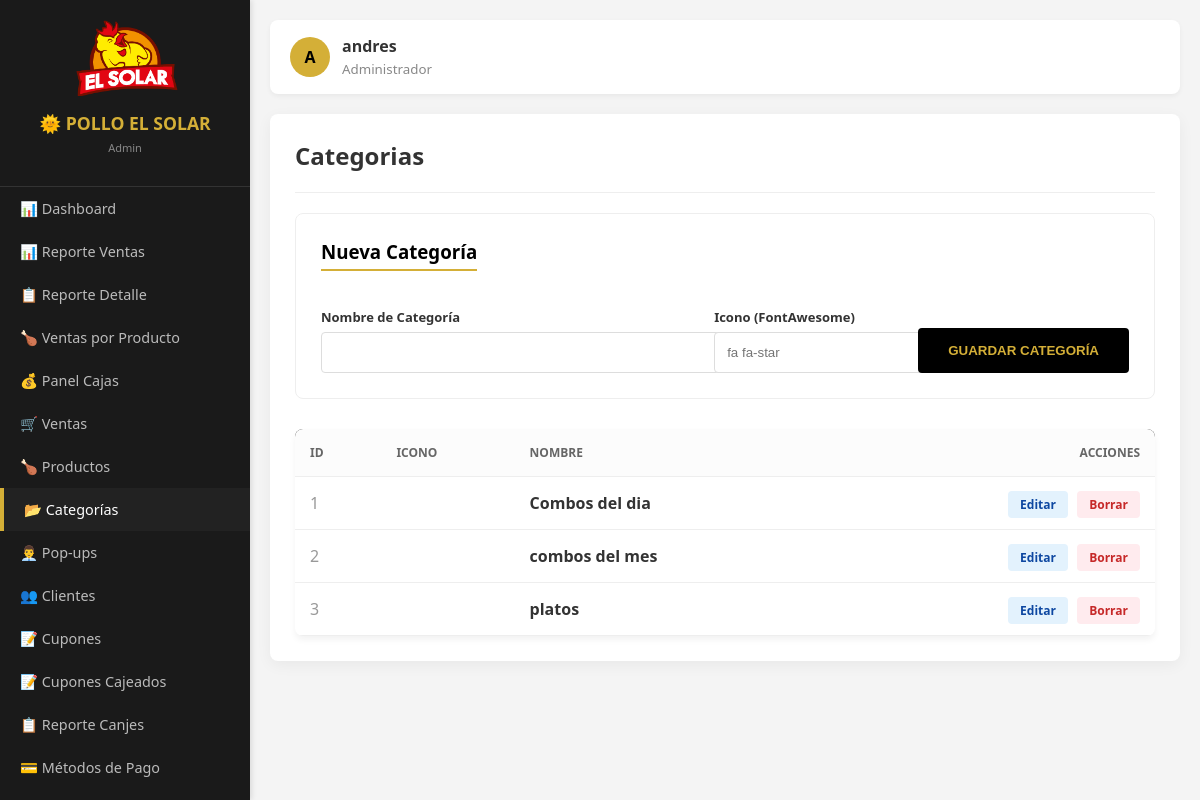
The page /admin.php?mod=categorias (signed in) on the database its author committed.
### tables this page shows
CREATE TABLE `categorias` (
  `id` int(11) NOT NULL AUTO_INCREMENT,
  `nombre` varchar(100) NOT NULL,
  `icono` varchar(100) DEFAULT NULL,
  `estado` tinyint(1) DEFAULT 1,
  PRIMARY KEY (`id`)
);

### modulos/categorias.php (the view, shortened to what this page needs)
<?php
$cat_edit = null;
$categorias = $pdo->query("SELECT * FROM categorias WHERE estado = 1 ORDER BY nombre ASC")->fetchAll();
?>
<div style="background:#fff; padding:25px; border-radius:8px; border:1px solid #eee; margin-bottom:30px;">
    <h3 style="margin-top:0; color:#000; border-bottom: 2px solid #D4AF37; display:inline-block; padding-bottom:5px;">
        <?php echo $cat_edit ? "Editar Categoría" : "Nueva Categoría"; ?>
    </h3>
    <form id="formCat" method="POST" style="display:flex; gap:15px; align-items: flex-end; margin-top:15px;">
        <div style="flex:2;">
            <label style="font-weight:bold; font-size:13px;">Nombre de Categoría</label>
            <input type="text" name="nombre" id="input_nombre" required value="<?php echo $cat_edit['nombre'] ?? ''; ?>"
                   style="width:100%; padding:12px; margin-top:5px; border:1px solid #ddd; border-radius:4px;">
        </div>
        <div style="flex:1;">
            <label style="font-weight:bold; font-size:13px;">Icono (FontAwesome)</label>
            <input type="text" name="icono" value="<?php echo $cat_edit['icono'] ?? ''; ?>"
                   placeholder="fa fa-star" style="width:100%; padding:12px; margin-top:5px; border:1px solid #ddd; border-radius:4px;">
        </div>
        <button type="button" onclick="abrirModal()"
                style="background:#000; color:#D4AF37; border:none; padding:12px 30px; border-radius:4px; cursor:pointer; font-weight:bold; height:45px;">
            <?php echo $cat_edit ? "ACTUALIZAR DATOS" : "GUARDAR CATEGORÍA"; ?>
        </button>
    </form>
</div>
<table style="width:100%; border-collapse: collapse; background:#fff; border-radius:8px; overflow:hidden; box-shadow: 0 4px 6px rgba(0,0,0,0.05);">
    <thead>
        <tr style="background:#1a1a1a; color:#D4AF37; text-align:left;">
            <th style="padding:15px;">ID</th>
            <th>Icono</th>
            <th>Nombre</th>
            <th style="text-align:right; padding-right:15px;">Acciones</th>
        </tr>
    </thead>
    <tbody>
        <?php foreach ($categorias as $c): ?>
        <tr style="border-bottom: 1px solid #f2f2f2;">
            <td style="padding:15px; color:#999;"><?php echo $c['id']; ?></td>
            <td style="font-size:18px;">
            </td>
            <td><strong><?php echo $c['nombre']; ?></strong></td>
            <td style="text-align:right; padding-right:15px;">
                <a href="admin.php?mod=categorias&edit=<?php echo $c['id']; ?>"
                   style="background:#e3f2fd; color:#0d47a1; padding:5px 12px; border-radius:4px; text-decoration:none; font-size:12px; font-weight:bold; margin-right:5px;">Editar</a>
                <a href="admin.php?mod=categorias&del=<?php echo $c['id']; ?>"
                   onclick="return confirm('¿Seguro que quieres eliminar la categoría <?php echo $c['nombre']; ?>?')"
                   style="background:#ffebee; color:#c62828; padding:5px 12px; border-radius:4px; text-decoration:none; font-size:12px; font-weight:bold;">Borrar</a>
            </td>
        </tr>
        <?php endforeach; ?>
    </tbody>
</table>

### admin.php (style rules this page uses)
:root { --sidebar-width: 250px; --gold: #D4AF37; --dark: #1a1a1a; }
body { margin: 0; display: flex; font-family: 'Segoe UI', sans-serif; background: #f4f4f4; color: #333; }
table { width: 100%; border-collapse: collapse; margin-top: 20px; }
th, td { text-align: left; padding: 12px; border-bottom: 1px solid #eee; }
th { background: #fcfcfc; color: #666; text-transform: uppercase; font-size: 0.75em; }

### rows shown on the page
categorias: id "1", nombre "Combos del dia"
categorias: id "2", nombre "combos del mes"
categorias: id "3", nombre "platos"

### other values the page prints
$user_rol "Admin"
$item['icono'] "📊"
$item['nombre'] "Dashboard"
$item['nombre'] "Reporte Ventas"
$item['icono'] "📋"
$item['nombre'] "Reporte Detalle"
$item['icono'] "🍗"
$item['nombre'] "Ventas por Producto"
$item['icono'] "💰"
$item['nombre'] "Panel Cajas"
$item['icono'] "🛒"
$item['nombre'] "Ventas"
$item['nombre'] "Productos"
$item['icono'] "📂"
$item['nombre'] "Categorías"
